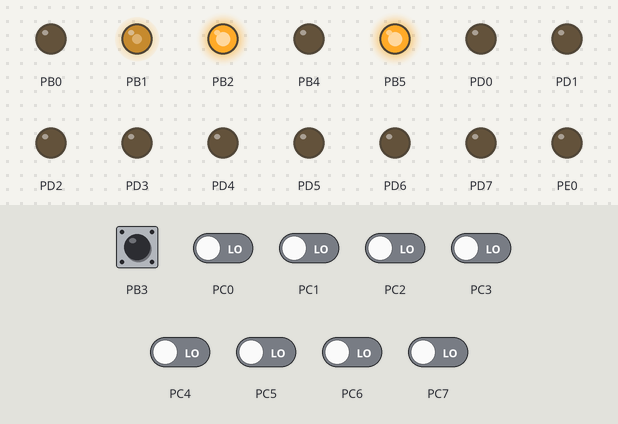
Simulated run of this program. Board: ATmega162, built with avr-gcc and emulated at 1 MHz. On the bench: output pins drawn as LEDs (lit = HIGH). The test bench sets the inputs (shaded band); at power-on: PB3 HIGH, PC0–7 LOW.

Above: at 0.05 s.
At 1.2 s:
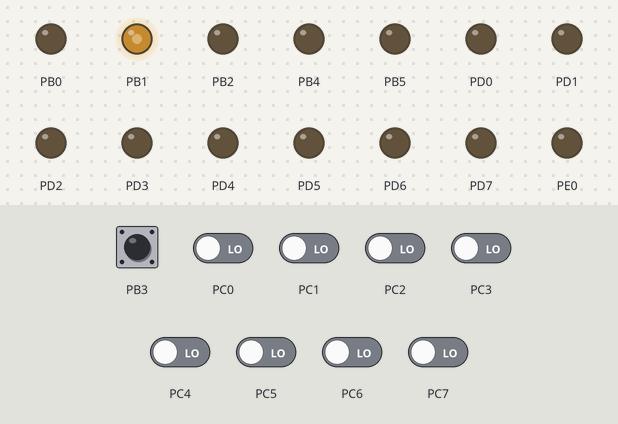
1.3 s: PB3 pulled LOW for 0.15 s
At 1.55 s:
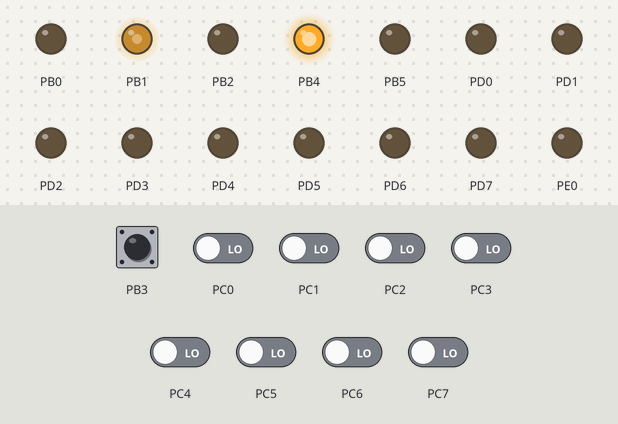
Timing chart, 0 to 4.3 s (numbered marks = the images above; inputs shaded):
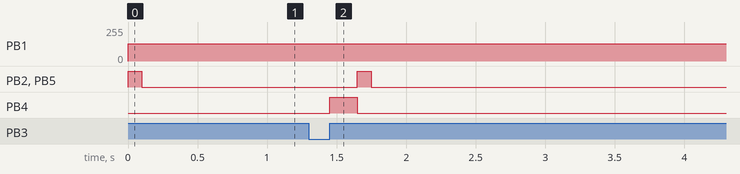

The program:

main.c
```c
/*
 * LatestProject.c
 *
 * Created: 1/22/2020 12:15:54 AM
 * Author : Hamza
 */

#include <avr/io.h>
#define F_CPU 1000000UL
#include <util/delay.h>
void adc(void);
void read_adc(void);


int main(void)
{
	DDRC=0b00000000; //output of ADC,input to micro controller
	DDRE=0xFF; //PE2=ADDC, PE1=ADDB, PE0=ADDA
	DDRB=0b00110111; // PB5=ALE, PB2=Start, //PB1=clock, PB3=EOC, PB4=OE, PB0=OC0;
	DDRD=0xFF;  // output from controller to LED bank
	TCCR2|=(1<<WGM21)|(1<<COM20)|(1<<CS20);
	OCR2=2;
	//int x;
	//TCNT1 = 0;
	TCCR0 |= (1<<WGM00) | (0<<WGM01) | (1<<CS00)| (0<<COM00) | (1<<COM01) ;
	PORTB=0b00001000;


	while(1)
	{

		adc();
	}
}// main


void adc(void)
{
	PORTE=0x00; // Line 0 selected
	read_adc();
} //adc

void read_adc(void)
{

	char num = 0;
	PORTB=PORTB|0b00100100; //ALE and Start 1
	_delay_ms(100);
	PORTB=PORTB&0b11011011;// ALE and Start 0
	while((PINB&0b00001000)==0b00001000);
	while((PINB&0b00001000)==0b00000000);
	PORTB=PORTB|(0b00010000);
	num=PINC;
	_delay_ms(200);
	PORTB=PORTB&(0b11101111);
	PORTD = num;
	OCR0 = num;
}
```

Measured:
- after the input at 1.3 s, PB2, PB5: LOW → HIGH after 0.35 s, → LOW 0.10 s later; PB4: LOW → HIGH after 0.15 s, → LOW 0.20 s later
